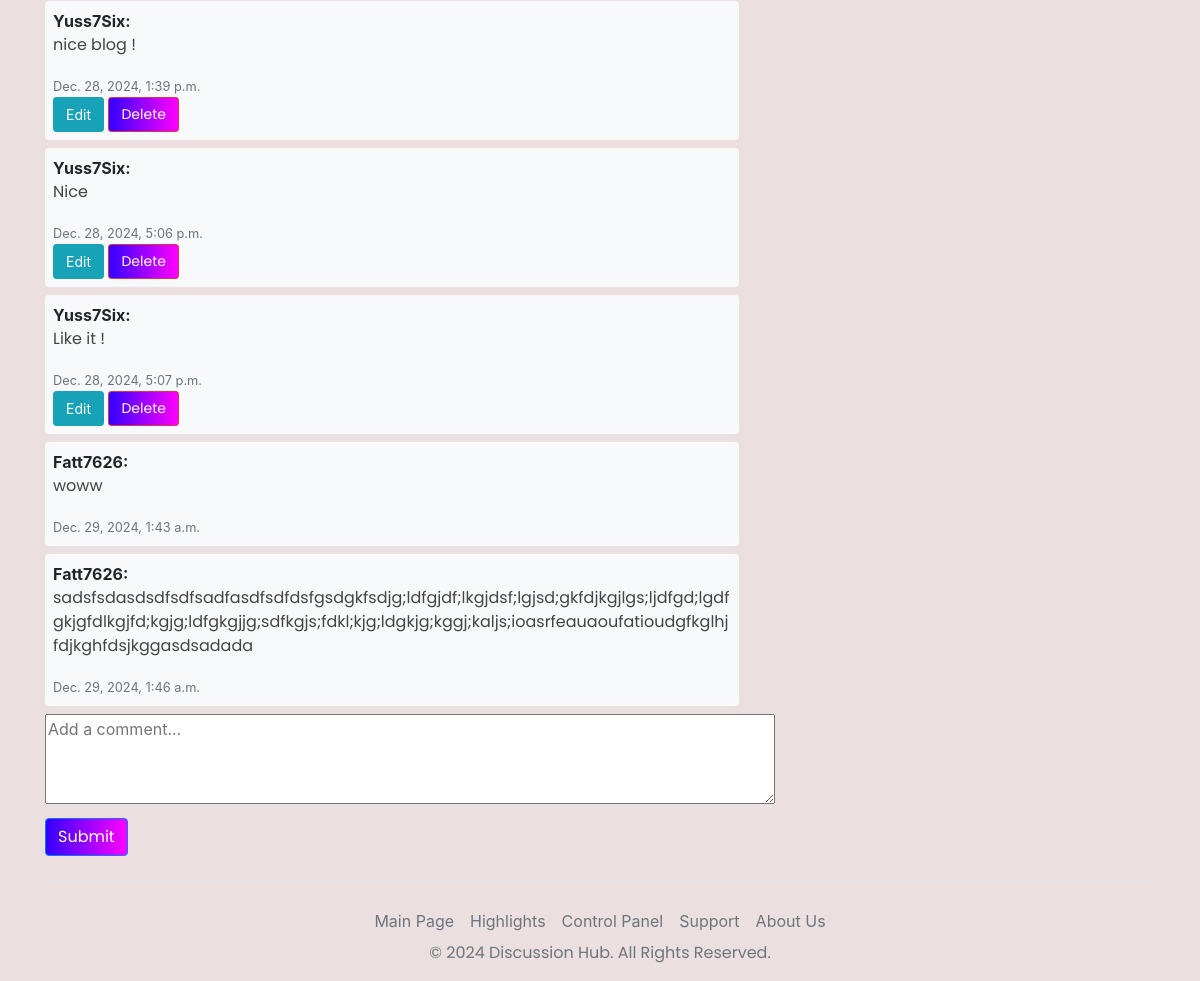
The page /post/3/ (signed in, lower part) on the database as committed earlier.
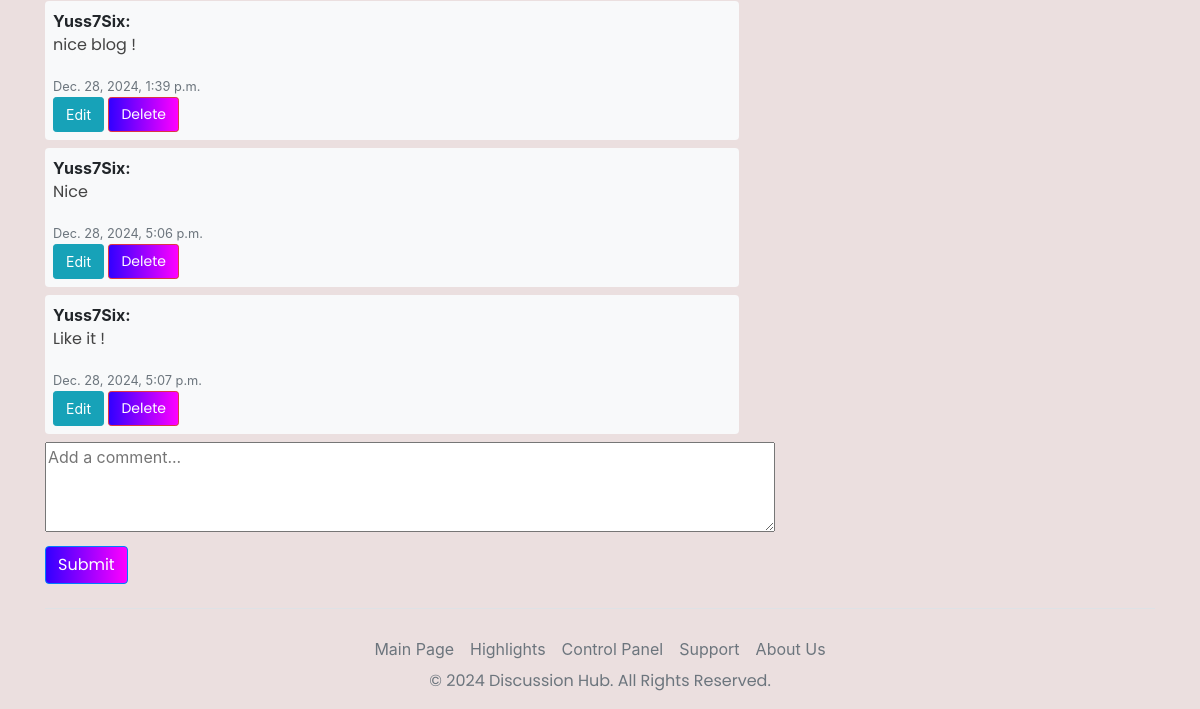
The same page on the database as committed later.
### blog/models.py (models this page shows, shortened)
class Comment(models.Model):
    post = models.ForeignKey(Post, related_name='comments', on_delete=models.CASCADE)
    author = models.ForeignKey(User, on_delete=models.CASCADE)
    content = models.TextField()
    created_at = models.DateTimeField(auto_now_add=True)

### blog/views.py (the view)
# urls.py: path('post/<int:pk>/', PostDetailView.as_view(), name="blog-detail"),
class PostDetailView(LoginRequiredMixin, DetailView):
    model = Post
    template_name = 'blog/post_detail.html'
    context_object_name = 'post'  # Name the context object for access in the template
    def get_context_data(self, **kwargs):
        context = super().get_context_data(**kwargs)
        context['comments'] = self.object.comments.all()  # Include comments in context
        context['comment_form'] = CommentForm()  # Initialize the comment form
        return context
    def post(self, request, *args, **kwargs):
        self.object = self.get_object()
        form = CommentForm(request.POST)  # Create a form instance with submitted data
        if form.is_valid():
            comment = form.save(commit=False)
            comment.post = self.object  # Link the comment to the post
            comment.author = request.user  # Set the comment author
            comment.save()  # Save the comment
            messages.success(request, 'Your comment has been added!')
            return redirect('blog-detail', pk=self.object.id)  # Redirect back to post detail
        context = self.get_context_data()
        context['comment_form'] = form  # Include the invalid form to show errors
        return self.render_to_response(context)

### blog/forms.py
class CommentForm(forms.ModelForm):
    class Meta:
        model = Comment
        fields = ['content']
        widgets = {
            'content': forms.Textarea(attrs={'placeholder': 'Add a comment...', 'rows': 4}),
        }

### blog/templates/blog/post_detail.html (shortened to what this page needs)
{% extends 'base.html' %}
{% block content %}
<div id="comments-section">
    {% for comment in object.comments.all %}
    <div class="comment bg-light p-2 rounded my-2">
        <strong>{{ comment.author.username }}:</strong>
        <p>{{ comment.content }}</p>
        <small class="text-muted">{{ comment.created_at }}</small>
        {% if comment.author == user %}
        <div>
            <a href="{% url 'update-comment' comment.id %}" class="btn btn-info btn-sm">Edit</a>
            <form method="POST" action="{% url 'delete-comment' comment.id %}" style="display:inline;">
                <button type="submit" class="btn btn-danger btn-sm">Delete</button>
            </form>
        </div>
        {% endif %}
    </div>
    {% empty %}
    <p>No comments yet.</p>
    {% endfor %}
</div>
{% if user.is_authenticated %}
<form method="POST" action="{% url 'blog-detail' object.id %}">
    <textarea name="content" class="comment-textarea" placeholder="Add a comment..." required></textarea>
    <button type="submit" class="btn btn-primary mt-2">Submit</button>
</form>
{% else %}
<p>You must be logged in to leave a comment.</p>
{% endif %}
{% endblock content %}

Rows that differ between the two databases and show on the page:
removed Comment: author.username "Fatt7626", content "woww", created_at "Dec. 29, 2024, 1:43 a.m."
removed Comment: author.username "Fatt7626", content "sadsfsdasdsdfsdfsadfasdfsdfdsfgsdgkfsdjg;ldfgjdf;lkgjdsf;lgjsd;gkfdjkgjlgs;ljdfgd;lgdfgkjgfdlkgjfd;kgjg;ldfgkgjjg;sdfkgjs;fdkl;kjg;ldgkjg;kggj;kaljs;ioasrfeauaoufatioudgfkglhjfdjkghfdsjkggasdsadada", created_at "Dec. 29, 2024, 1:46 a.m."
